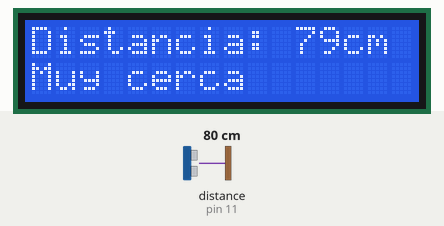
Simulated run of this sketch. Board: Arduino Uno, built with avr-gcc and run on an emulated ATmega328P. Parts: 16×2 character LCD. Wiring (inferred from the names in the program): ultrasonic range finder: trigger pin 12; echo pin 11. The inputs (shaded band) are chosen by the test bench; at power-on: distance to the obstacle (sensor on pin 11) 80 cm. The echo pulse lasts 58.3 µs per cm; what the sketch prints to the serial monitor is not drawn.

Above: at 1.2 s.
1.3 s: distance to the obstacle (sensor on pin 11) set to 203 cm
At 1.9 s:
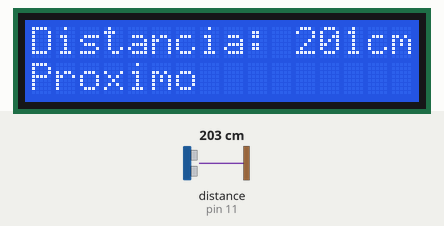
4.8 s: distance to the obstacle (sensor on pin 11) set to 2 cm
At 5.4 s:
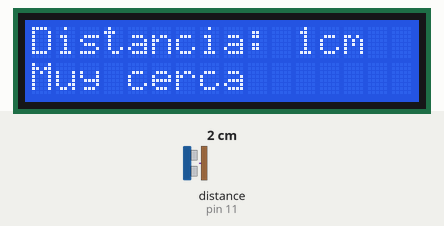
6.5 s: distance to the obstacle (sensor on pin 11) set to 4 cm
At 6.9 s:
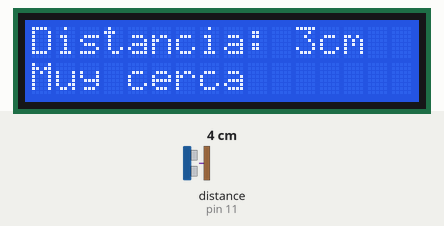
8.0 s: distance to the obstacle (sensor on pin 11) set to 120 cm
At 9.0 s:
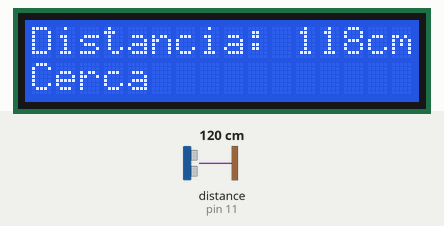
10.1 s: distance to the obstacle (sensor on pin 11) set to 2 cm
At 11.1 s:
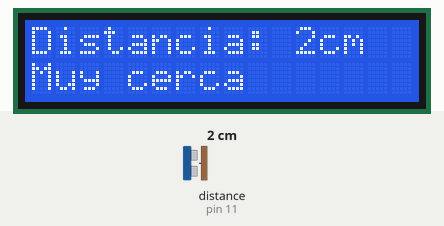
Timing chart, 0 to 13.1 s (numbered marks = the images above; inputs shaded):
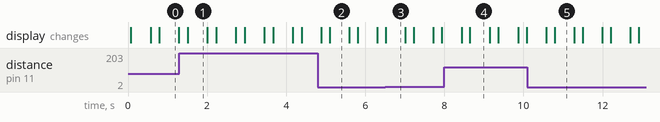

Measured:
- after the input at 1.3 s, the display: changes after 0.21 s (image 1)
- after the input at 4.8 s, the display: first differs from a run without the input after 0.30 s (image 2)
- after the input at 6.5 s, the display: changes at once (image 3)
- after the input at 8.0 s, the display: first differs from a run without the input after 0.65 s (image 4)
- after the input at 10.1 s, the display: first differs from a run without the input after 0.69 s (image 5)
- what the display in image 0 shows lasts 0.5 s, from 0.8 s to 1.3 s

The sketch:

Ej7.ino
```cpp
#define trigPin  12
#define echoPin  11
#include <LiquidCrystal.h>


long duration, cm, inches;
LiquidCrystal lcd(10, 9, 7, 6, 5, 4);

void setup() {
  lcd.begin(16, 2);
  Serial.begin (9600);
  //Define inputs and outputs
  pinMode(trigPin, OUTPUT);
  pinMode(echoPin, INPUT);
}

void loop(){
  digitalWrite(trigPin, LOW);
  delayMicroseconds(5);
  digitalWrite(trigPin, HIGH);
  delayMicroseconds(10);
  digitalWrite(trigPin, LOW);

  duration = pulseIn(echoPin, HIGH);

  // Calculating the distance
  cm = duration*0.034/2;
  Serial.print("Distance: ");
  Serial.print(cm);
  Serial.println(" cm");
  lcd.clear();
  if (cm > 200 && cm < 300){
    lcd.setCursor(0,0);
    lcd.print("Distancia: ");
    lcd.print(cm);
    lcd.print("cm");
    lcd.setCursor(0,1);
    lcd.print("Proximo");
    delay(500);
  }
  else if (cm > 100 && cm <= 200){
    lcd.setCursor(0,0);
    lcd.print("Distancia: ");
    lcd.print(cm);
    lcd.print("cm");
    lcd.setCursor(0,1);
    lcd.print("Cerca");
    delay(500);
  }
  else if (cm >= 1 && cm <= 100){
    lcd.setCursor(0,0);
    lcd.print("Distancia: ");
    lcd.print(cm);
    lcd.print("cm");
    lcd.setCursor(0,1);
    lcd.print("Muy cerca");
    delay(500);
  }
  lcd.clear();
  delay(200);
}
```
